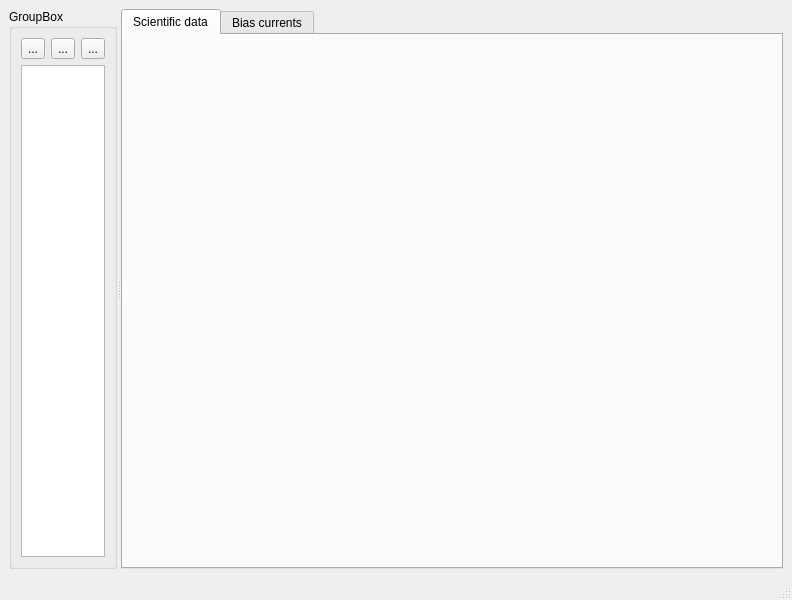
<?xml version="1.0" encoding="UTF-8"?>
<ui version="4.0">
 <class>MainWindow</class>
 <widget class="QMainWindow" name="MainWindow">
  <property name="geometry">
   <rect>
    <x>0</x>
    <y>0</y>
    <width>738</width>
    <height>600</height>
   </rect>
  </property>
  <property name="windowTitle">
   <string>MainWindow</string>
  </property>
  <widget class="QWidget" name="centralwidget">
   <layout class="QVBoxLayout" name="verticalLayout_2">
    <item>
     <widget class="QSplitter" name="splitter">
      <property name="orientation">
       <enum>Qt::Horizontal</enum>
      </property>
      <widget class="QGroupBox" name="groupBox">
       <property name="title">
        <string>GroupBox</string>
       </property>
       <layout class="QVBoxLayout" name="verticalLayout">
        <item>
         <layout class="QHBoxLayout" name="horizontalLayout_2">
          <item>
           <widget class="QToolButton" name="toolButton">
            <property name="text">
             <string>...</string>
            </property>
           </widget>
          </item>
          <item>
           <widget class="QToolButton" name="toolButton_2">
            <property name="text">
             <string>...</string>
            </property>
           </widget>
          </item>
          <item>
           <widget class="QToolButton" name="toolButton_3">
            <property name="text">
             <string>...</string>
            </property>
           </widget>
          </item>
         </layout>
        </item>
        <item>
         <widget class="QListView" name="listView"/>
        </item>
       </layout>
      </widget>
      <widget class="QTabWidget" name="tabWidget">
       <property name="currentIndex">
        <number>0</number>
       </property>
       <widget class="QWidget" name="tab_sci">
        <attribute name="title">
         <string>Scientific data</string>
        </attribute>
        <layout class="QVBoxLayout" name="verticalLayout_3">
         <item>
          <widget class="PolMplCanvas" name="plot_widget" native="true">
           <property name="minimumSize">
            <size>
             <width>640</width>
             <height>480</height>
            </size>
           </property>
          </widget>
         </item>
        </layout>
       </widget>
       <widget class="QWidget" name="tab_biases">
        <attribute name="title">
         <string>Bias currents</string>
        </attribute>
       </widget>
      </widget>
     </widget>
    </item>
   </layout>
  </widget>
  <widget class="QMenuBar" name="menubar">
   <property name="geometry">
    <rect>
     <x>0</x>
     <y>0</y>
     <width>738</width>
     <height>20</height>
    </rect>
   </property>
  </widget>
  <widget class="QStatusBar" name="statusbar"/>
 </widget>
 <customwidgets>
  <customwidget>
   <class>PolMplCanvas</class>
   <extends>QWidget</extends>
   <header>widgets.plot.pol.h</header>
   <container>1</container>
  </customwidget>
 </customwidgets>
 <tabstops>
  <tabstop>toolButton</tabstop>
  <tabstop>toolButton_2</tabstop>
  <tabstop>toolButton_3</tabstop>
  <tabstop>listView</tabstop>
  <tabstop>tabWidget</tabstop>
 </tabstops>
 <resources/>
 <connections/>
</ui>
